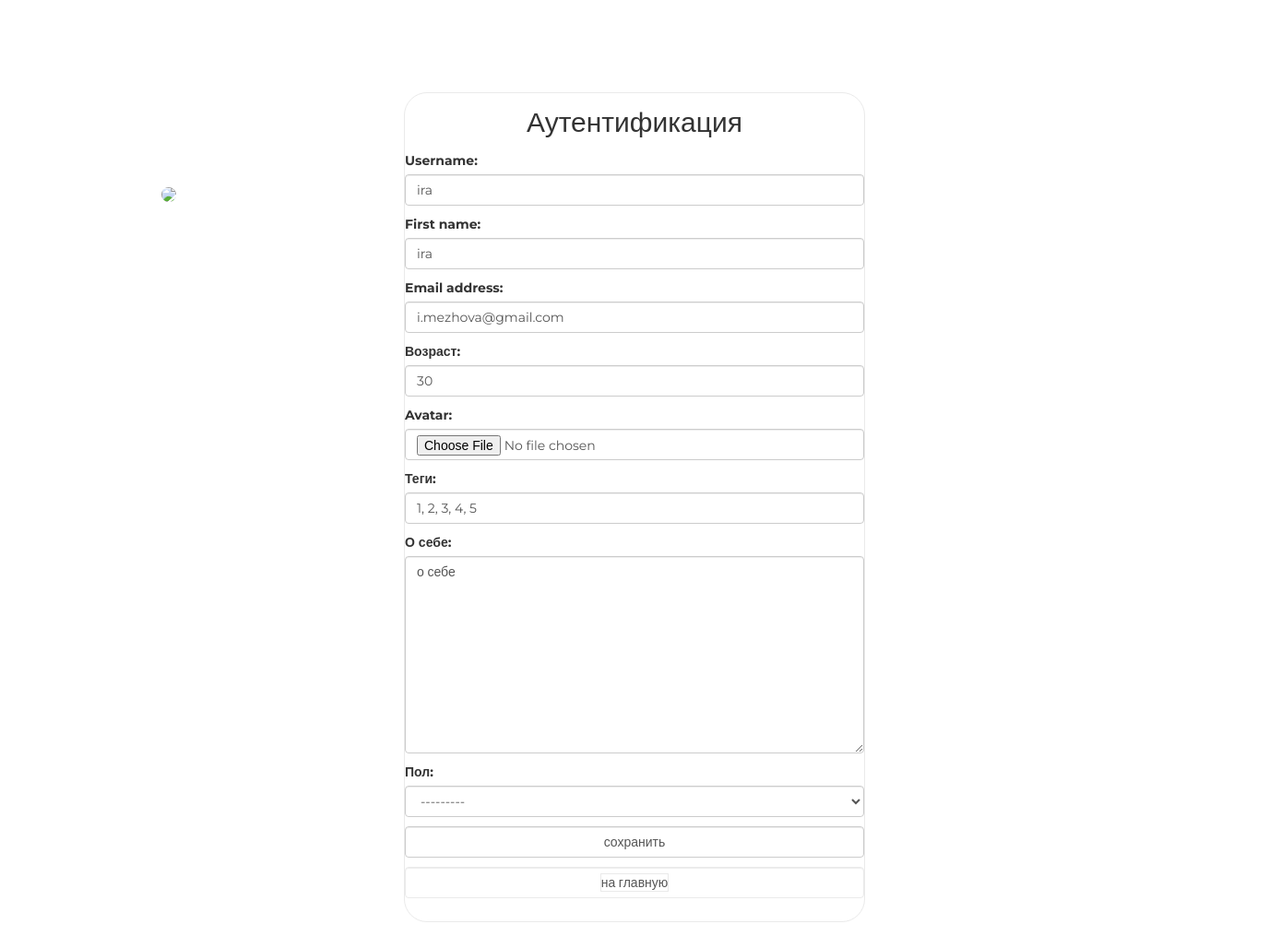
/auth/edit/ (signed in), run on the app's committed database.
### authapp/models.py (models this page shows, shortened)
class ShopUser(AbstractUser):
    avatar = models.ImageField(upload_to='users_avatars', blank=True)
    age = models.PositiveIntegerField(verbose_name='возраст', default=18)
    activation_key = models.CharField(max_length=128, blank=True)
    activation_key_created = models.DateTimeField(auto_now_add=True, blank=True, null=True)

class ShopUserProfile(models.Model):
    MALE = 'M'
    FEMELE = 'W'
    GENDER_CHOICES = (
        (MALE, 'М'),
        (FEMELE, 'Ж'),
    )
    user = models.OneToOneField(ShopUser, on_delete=models.CASCADE, unique=True, db_index=True)
    tagline = models.CharField(max_length=150, blank=True, verbose_name='теги')
    about_me = models.TextField(blank=True, verbose_name='о себе')
    gender = models.CharField(choices=GENDER_CHOICES, blank=True, max_length=1, verbose_name='пол')

### authapp/views.py (the view)
# urls.py: path('edit/', authapp.edit, name='edit'),
def edit(request):
    title = 'редактирование'
    if request.method == 'POST':
        edit_form = ShopUserEditForm(request.POST, request.FILES, instance=request.user)
        profile_form = ShopUserProfileEdit(request.POST, instance=request.user.shopuserprofile)
        if edit_form.is_valid() and profile_form.is_valid():
            edit_form.save()
            return HttpResponseRedirect(reverse('auth:edit'))
    else:
        edit_form = ShopUserEditForm(instance=request.user)
        profile_form = ShopUserProfileEdit(instance=request.user.shopuserprofile)
    content = {'title': title, 'edit_form': edit_form, 'profile_form': profile_form}
    return render(request, 'authapp/edit.html', content)

### authapp/forms.py (shortened to what this page needs)
class ShopUserEditForm(UserChangeForm):
    class Meta:
        model = ShopUser
        fields = ('username', 'first_name', 'email', 'age', 'avatar', 'password')
    def __init__(self, *args, **kwargs):
        super(ShopUserEditForm, self).__init__(*args, **kwargs)
        for field_name, field in self.fields.items():
            field.widget.attrs['class'] = 'form-control'
            field.help_text = ''
            if field_name == 'password':
                field.widget = forms.HiddenInput()

class ShopUserProfileEdit(forms.ModelForm):
    class Meta:
        model = ShopUserProfile
        fields = ('tagline', 'about_me', 'gender')
    def __init__(self, *args, **kwargs):
        super().__init__(*args, **kwargs)
        for field_name, field in self.fields.items():
            field.widget.attrs['class'] = 'form-control'
            field.help_text = ''

### mainapp/context_processors.py (called while the page is built)
def basket(request):
    basket_list = []
    if request.user.is_authenticated:
        basket_list = Basket.objects.filter(user=request.user)
    return {
        'basket': basket_list
    }

### authapp/templates/authapp/edit.html (shortened to what this page needs)
{% extends 'authapp/base.html' %}
{% load static %}
{% block content %}
    <form class="form-horizontal" action="{% url 'auth:edit' %}" method="post" enctype="multipart/form-data">
        {{ edit_form.as_p }}
        {{ profile_form.as_p }}
        <input class="form-control" type="submit" value="сохранить">
    </form>
    <button class="btn btn-round form-control last">
        <a href="{% url 'main' %}" class="">
            на главную
        </a>
    </button>
    <div class="user_avatar"><img src="/media/{{ user.avatar }}"></div>
{% endblock %}

### static/css/style.css (style rules this page uses)
* { margin: 0; padding: 0; }
body { font-family: 'Montserrat', sans-serif; }
html, body { height: 100%; }
.login .form-control[type="submit"] { margin: 10px auto; }
.login button { border: 1px solid #eaeaea; margin-bottom: 10px; text-decoration: none; display: block; width: 100%; }
.login button.last { margin-bottom: 25px; }
.login button a, .login button a:hover { border: 1px solid #eaeaea; color: #555; text-decoration: none; }
.login form { margin-bottom: 10px; }
.login div.user_avatar { position: fixed; left: 175px; top: 200px; }
.user_avatar img { width: 300px; border-radius: 25px; }

### data on the page
ShopUser: username "ira", first_name "ira", email "i.mezhova@gmail.com", age "30"
ShopUserProfile: tagline "1, 2, 3, 4, 5", about_me "о себе", gender "---------"
